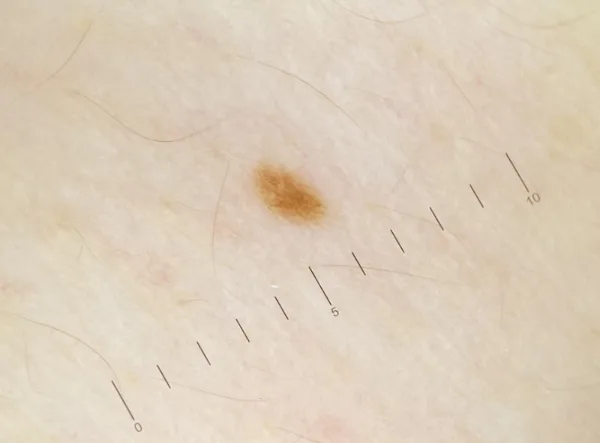
#> input picture src/assets/images/reference-tschandl-600.webp, 600 x 443 px, given in place of cat.jpg, which was not available
$ python make-fixture-videos.py --sources ../../src/assets/images --out out.png
#> lines starting #> are read from the running program, lines starting #| are printed output that depends on the picture; after the words box and inside, x2 and y2 are one past the last pixel; in counts of white or black regions, pixels touching at a corner belong together
#!/usr/bin/env python3
"""Synthetic camera fixtures for the capture-advice benchmark. NON-CLINICAL sources only.

Source photos come from scripts/camera/fetch-cc0-sources.mjs (Wikimedia Commons, CC0 or public domain).
For every (source set, scenario) it writes:
  <out>/<set>-<scenario>.y4m   640x480 @ 10 fps, fed to Chromium with --use-file-for-fake-video-capture
  <out>/<set>-<scenario>.bin   128x128 RGBA frames (uint8) cropped exactly like guideCropRect() in the app
  <out>/<set>-<scenario>.json  ground truth: expected advice and frame count

Run with an isolated interpreter that has numpy and Pillow, for example:
  /tmp/bench-deps/venv/bin/python -I scripts/camera/make-fixture-videos.py --sources /tmp/camera-bench/sources --out /tmp/camera-bench/videos
"""
from __future__ import annotations

import argparse
import json
import math
import subprocess
from dataclasses import dataclass
from pathlib import Path

import numpy as np
from PIL import Image, ImageFilter

W, H = 640, 480
PAD = 16          # canvas margin so hand-shake translations never expose an edge
SHAKE_BOUND = 10  # max excursion of the view from its rest position, in pixels (raised to the step size if larger)
FPS = 10
FRAMES = 120      # 12 s
ANALYSIS = 128
CROP_FRACTION = 0.72  # must match GUIDE_CROP_FRACTION in src/core/capture/constants.ts
CROP_SIDE = int(math.floor(min(W, H) * CROP_FRACTION))  # guide crop side in video pixels (345)

SETS = {
    "calib": {"subject": "cat", "texture": "gravel"},
    "holdout": {"subject": "coffee", "texture": "sand"},
    # Never used to choose a threshold: scored once, with the rules frozen.
    "test": {"subject": "cat2", "texture": "granite"},
}


@dataclass(frozen=True)
class Scenario:
    name: str
    expected: str
    size: float = 0.6            # subject diameter as a share of the guide crop side
    offset: tuple[float, float] = (0.0, 0.0)  # subject centre offset, as a share of the guide crop side
    gain: float = 1.0
    blur_sigma: float = 0.0
    motion_length: int = 0       # static horizontal motion blur, px
    glare_spots: int = 0
    shake: tuple[int, int] | None = None  # per-frame |delta| range in px (integer vectors)
    # Modelled auto-exposure hunting: per-frame gain drawn iid from N(0, sd), clipped to +-3 sd. NOT measured on
    # a phone; it stands in for the exposure/white-balance drift that phones show between frames.
    exposure_jitter: float = 0.0


SCENARIOS = [
    Scenario("sharp", "none"),
    Scenario("handshake", "none", shake=(1, 4)),
    Scenario("blurred", "check-focus", blur_sigma=5.0),
    Scenario("motionblur", "check-focus", motion_length=15),
    Scenario("dark", "more-light", gain=0.2),
    Scenario("overexposed", "less-light", gain=2.4),
    Scenario("glare", "avoid-glare", glare_spots=3),
    Scenario("small", "closer", size=0.3),
    Scenario("toofar", "farther", size=1.1),
    Scenario("offcenter", "center-area", size=0.5, offset=(0.22, -0.1)),
    Scenario("sustained", "hold-still", shake=(7, 9)),
    Scenario("steady-ae", "none", exposure_jitter=0.02),
    Scenario("handshake-ae", "none", shake=(1, 4), exposure_jitter=0.02),
]

# Sweep variants for offline threshold work (bins only, no y4m).
SWEEP = [
    Scenario("shake1", "none", shake=(1, 1)),
    Scenario("shake2", "none", shake=(2, 2)),
    Scenario("shake3", "none", shake=(3, 3)),
    Scenario("shake4", "none", shake=(4, 4)),
    Scenario("shake5", "none", shake=(5, 5)),
    Scenario("shake6", "none", shake=(6, 6)),
    Scenario("shake8", "hold-still", shake=(8, 8)),
    Scenario("shake12", "hold-still", shake=(12, 12)),
    Scenario("blur2", "check-focus", blur_sigma=2.0),
    Scenario("blur3", "check-focus", blur_sigma=3.0),
    Scenario("blur4", "check-focus", blur_sigma=4.0),
    Scenario("dark2", "more-light", gain=0.35),
    Scenario("dark3", "more-light", gain=0.5),
    Scenario("over2", "less-light", gain=1.6),
    Scenario("over3", "less-light", gain=2.0),
    Scenario("glare1", "avoid-glare", glare_spots=1),
    Scenario("small2", "closer", size=0.4),
    Scenario("small3", "closer", size=0.5),
    Scenario("far2", "farther", size=0.95),
    Scenario("off2", "center-area", size=0.5, offset=(0.12, 0.0)),
    Scenario("off3", "center-area", size=0.5, offset=(0.2, 0.0)),
    Scenario("dim", "none", gain=0.6),
    Scenario("dimmer", "none", gain=0.45),
]


def load_rgb(path: Path) -> Image.Image:
    return Image.open(path).convert("RGB")
#> returned value is the input picture: PIL image 600x443 RGB; mean R, G, B 221.1, 206.3, 186.7


def square_crop(img: Image.Image, side: int) -> Image.Image:
    w, h = img.size
    m = min(w, h)
    img = img.crop(((w - m) // 2, (h - m) // 2, (w - m) // 2 + m, (h - m) // 2 + m))
    return img.resize((side, side), Image.LANCZOS)


def background(texture: Image.Image, rng: np.random.Generator) -> np.ndarray:
    """Smooth, low-contrast backdrop from a real texture so only the subject carries detail."""
    cw, ch = W + 2 * PAD, H + 2 * PAD
    tex = texture.resize((cw, ch), Image.LANCZOS).filter(ImageFilter.GaussianBlur(10))
    arr = np.asarray(tex, dtype=np.float64)
    mean = arr.mean(axis=(0, 1), keepdims=True)
#> mean = [[221.1, 206.3, 186.7]]
    arr = mean + (arr - mean) * 0.25
    shift = 150.0 - arr.mean()
#> shift = -54.7
    return np.clip(arr + shift + rng.normal(0, 0.6, arr.shape), 0, 255)
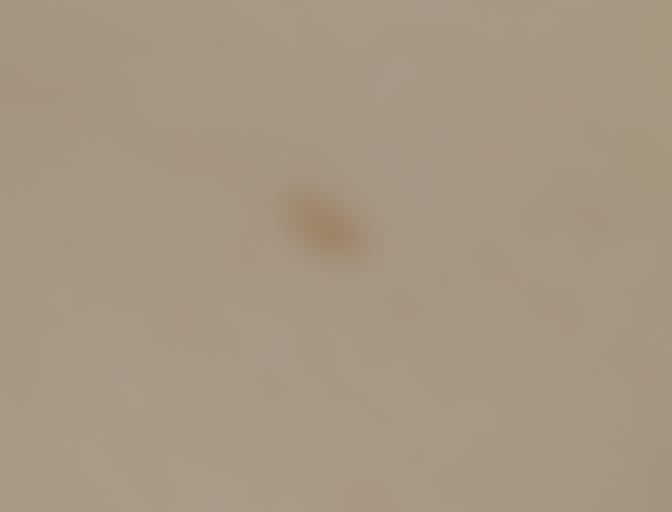
#> returned value: shape (512, 672, 3) float64; mean of channels 0, 1, 2 166.4, 151.6, 132; drawn as R, G, B


def compose(sc: Scenario, subject_img: Image.Image, texture_img: Image.Image, rng: np.random.Generator) -> np.ndarray:
    canvas = background(texture_img, rng)
    diameter = int(round(sc.size * CROP_SIDE))
    subject = np.asarray(square_crop(subject_img, diameter), dtype=np.float64)
#> in square_crop, `img = img.crop(((w - m) // 2, (h - m) // 2, (w - m) // 2 + m, (h - m) ..`:
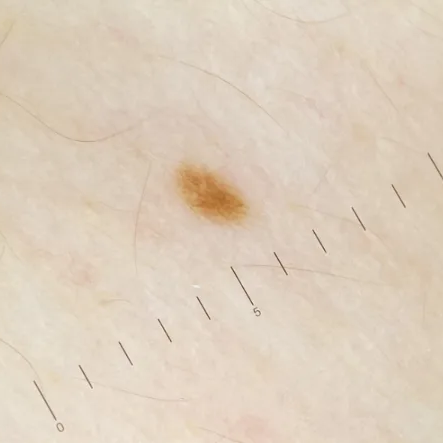
#> img: PIL image 443x443 RGB; mean R, G, B 222.1, 207, 188.7
    yy, xx = np.mgrid[0:diameter, 0:diameter]
    radius = diameter / 2
    dist = np.hypot((xx - radius + 0.5) / radius, (yy - radius + 0.5) / radius)
    alpha = np.clip((1.0 - dist) * radius / 3.0, 0, 1)[..., None]
    cx = PAD + W / 2 + sc.offset[0] * CROP_SIDE
    cy = PAD + H / 2 + sc.offset[1] * CROP_SIDE
    x0, y0 = int(round(cx - radius)), int(round(cy - radius))
    xa, ya = max(0, x0), max(0, y0)
    xb, yb = min(canvas.shape[1], x0 + diameter), min(canvas.shape[0], y0 + diameter)
#> xb = 439; yb = 359
    sub = subject[ya - y0: yb - y0, xa - x0: xb - x0]
    a = alpha[ya - y0: yb - y0, xa - x0: xb - x0]
    canvas[ya:yb, xa:xb] = canvas[ya:yb, xa:xb] * (1 - a) + sub * a
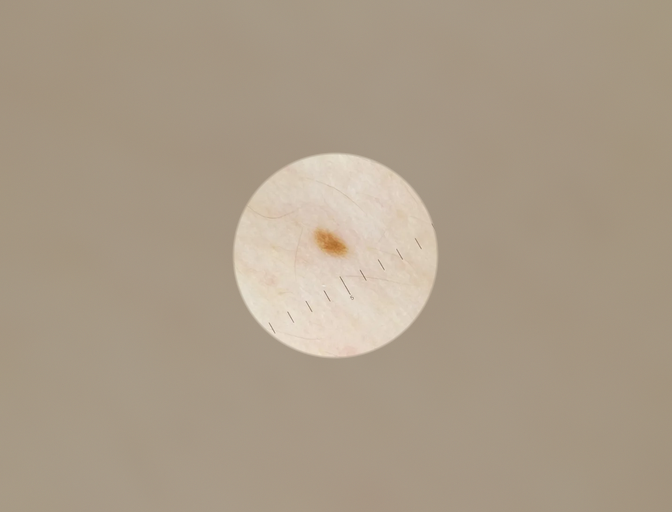
#> canvas: shape (512, 672, 3) float64; 9.79% of pixels changed, all inside (x1, y1, x2, y2) = (232, 152, 439, 359)
    if sc.glare_spots:
        add_glare(canvas, sc.glare_spots, (cx, cy), radius, rng)
    canvas = canvas * sc.gain
    if sc.motion_length:
        canvas = box_blur_horizontal(canvas, sc.motion_length)
    if sc.blur_sigma:
        img = Image.fromarray(np.clip(canvas, 0, 255).astype(np.uint8))
        canvas = np.asarray(img.filter(ImageFilter.GaussianBlur(sc.blur_sigma)), dtype=np.float64)
    return canvas


def add_glare(canvas: np.ndarray, spots: int, centre: tuple[float, float], radius: float, rng: np.random.Generator) -> None:
    """Specular highlights: saturated discs with a soft edge, placed on the subject."""
    yy, xx = np.mgrid[0:canvas.shape[0], 0:canvas.shape[1]]
    for _ in range(spots):
        angle, r = rng.uniform(0, 2 * math.pi), radius * rng.uniform(0.2, 0.6)
        gx, gy = centre[0] + r * math.cos(angle), centre[1] + r * math.sin(angle)
        spot_r = rng.uniform(18, 30)
        d = np.hypot(xx - gx, yy - gy)
        weight = np.clip((spot_r + 3 - d) / 6, 0, 1)
        canvas[:] = canvas * (1 - weight[..., None]) + 255 * weight[..., None]


def box_blur_horizontal(canvas: np.ndarray, length: int) -> np.ndarray:
    kernel = np.ones(length) / length
    padded = np.pad(canvas, ((0, 0), (length // 2, length // 2), (0, 0)), mode="edge")
    out = np.zeros_like(canvas)
    for k, w in enumerate(kernel):
        out += padded[:, k:k + canvas.shape[1], :] * w
    return out


def shake_path(sc: Scenario, rng: np.random.Generator) -> list[tuple[int, int]]:
    """Integer view offsets. Each step moves by an integer vector whose length is within the range;
    the view is kept inside SHAKE_BOUND by reversing the step, so the motion stays bounded."""
    lo, hi = sc.shake or (0, 0)
    bound = max(SHAKE_BOUND, hi)  # a step larger than the bound could never be placed
    path = [(0, 0)]
    px, py = 0, 0
    for _ in range(FRAMES - 1):
        while True:  # rejection sampling: the step length is in [lo, hi] and the new view stays in bounds
            dx, dy = int(rng.integers(-hi, hi + 1)), int(rng.integers(-hi, hi + 1))
            if not lo <= math.hypot(dx, dy) <= hi:
                continue
            if abs(px + dx) <= bound and abs(py + dy) <= bound:
                break
        px, py = px + dx, py + dy
        path.append((px, py))
    return path


def render_frame(static: np.ndarray, offset: tuple[int, int], rng: np.random.Generator, gain: float = 1.0) -> np.ndarray:
#> called with offset = (0, 0), gain = 1
    ox, oy = offset
    view = static[PAD + oy: PAD + oy + H, PAD + ox: PAD + ox + W]
    noisy = view * gain + rng.normal(0, 2.0, view.shape)
    return np.clip(np.round(noisy), 0, 255).astype(np.uint8)
#> returned value: shape (480, 640, 3)


def analysis_crop(frame: np.ndarray) -> np.ndarray:
    side = int(math.floor(min(W, H) * CROP_FRACTION))
    sx, sy = (W - side) // 2, (H - side) // 2
    img = Image.fromarray(frame[sy:sy + side, sx:sx + side])
    small = np.asarray(img.resize((ANALYSIS, ANALYSIS), Image.BILINEAR), dtype=np.uint8)
    rgba = np.empty((ANALYSIS, ANALYSIS, 4), dtype=np.uint8)
    rgba[..., :3] = small
    rgba[..., 3] = 255
    return rgba


def write_y4m(frames: list[np.ndarray], path: Path) -> None:
    assert all(f.shape == (H, W, 3) for f in frames), "every frame must be 640x480 RGB"
    cmd = ["ffmpeg", "-loglevel", "error", "-y", "-f", "rawvideo", "-pix_fmt", "rgb24", "-s", f"{W}x{H}",
           "-r", str(FPS), "-i", "-", "-pix_fmt", "yuv420p", "-f", "yuv4mpegpipe", str(path)]
    subprocess.run(cmd, input=b"".join(f.tobytes() for f in frames), check=True)
    count = subprocess.run(
        ["ffprobe", "-v", "error", "-count_frames", "-select_streams", "v:0",
         "-show_entries", "stream=nb_read_frames", "-of", "csv=p=0", str(path)],
        capture_output=True, text=True, check=True,
    ).stdout.strip()
    assert int(count) == len(frames), f"{path.name}: wrote {count} frames, expected {len(frames)}"


def build(set_name: str, sc: Scenario, sources: Path, out: Path, with_video: bool) -> None:
    subject_id, texture_id = SETS[set_name]["subject"], SETS[set_name]["texture"]
    subject_img = load_rgb(sources / f"{subject_id}.jpg")
    texture_img = load_rgb(sources / f"{texture_id}.jpg")
    seed = 20261106 + sum(map(ord, sc.name)) + (0 if set_name == "calib" else 7919)
    rng = np.random.default_rng(seed)
    static = compose(sc, subject_img, texture_img, rng)
    path = shake_path(sc, rng) if sc.shake else [(0, 0)] * FRAMES
    gains = np.clip(1 + rng.normal(0, sc.exposure_jitter, FRAMES), 1 - 3 * sc.exposure_jitter, 1 + 3 * sc.exposure_jitter) if sc.exposure_jitter else np.ones(FRAMES)
    frames = [render_frame(static, offset, rng, float(g)) for offset, g in zip(path, gains)]
#> frames = 120 items
    stem = f"{set_name}-{sc.name}"
    bins = np.stack([analysis_crop(f) for f in frames])
    bins.tofile(out / f"{stem}.bin")
    if with_video:
        write_y4m(frames, out / f"{stem}.y4m")
#> (the call stopped at in write_y4m, `count = subprocess.run( ["ffprobe", "-v", "error", "-count_frames", "-..`: subprocess is not available in this run)
    truth = {
        "scenario": sc.name, "set": set_name, "expected": sc.expected, "frames": FRAMES, "fps": FPS,
        "subject": subject_id, "texture": texture_id, "analysisEdge": ANALYSIS,
        "shakeRangePx": list(sc.shake) if sc.shake else None,
        "maxStepPx": float(max((math.hypot(b[0] - a[0], b[1] - a[1]) for a, b in zip(path, path[1:])), default=0.0)),
        "videoEncoding": "yuv420p y4m 640x480" if with_video else None,
        "source": "Wikimedia Commons CC0 / public domain photographs (see manifest.json)",
    }
    (out / f"{stem}.json").write_text(json.dumps(truth, indent=2) + "\n")


def main() -> None:
    parser = argparse.ArgumentParser()
    parser.add_argument("--sources", type=Path, required=True)
    parser.add_argument("--out", type=Path, required=True)
    parser.add_argument("--sweep", action="store_true", help="also write bins-only sweep variants")
    parser.add_argument("--sets", default=",".join(SETS), help="comma-separated source sets to write")
    args = parser.parse_args()
    args.out.mkdir(parents=True, exist_ok=True)
    for set_name in args.sets.split(","):
        for sc in SCENARIOS:
            build(set_name, sc, args.sources, args.out, with_video=True)
        if args.sweep:
            for sc in SWEEP:
                build(set_name, sc, args.sources, args.out, with_video=False)
    n_sets = len(args.sets.split(","))
    print(f"wrote {n_sets * len(SCENARIOS)} scenario videos" + (f" and {n_sets * len(SWEEP)} sweep bins" if args.sweep else ""))


if __name__ == "__main__":
#> (the run stopped early here; a loop or call above may not have finished)
